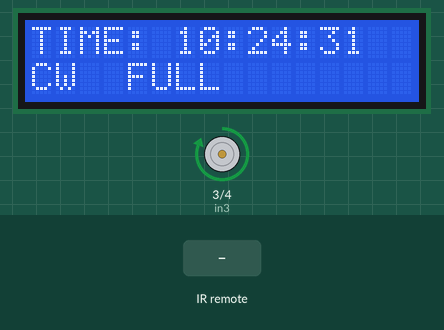
The sketch below on a simulated Arduino Mega 2560, built with avr-gcc and run on an emulated ATmega2560. Shown: 16×2 character LCD, motor-driver pin pairs drawn as motors (green arrow = first pin HIGH = forward, orange = second pin HIGH = backward, longer = more drive, scaled by the enable pin). The test bench sets the inputs (shaded band). The local clock reads 2024-03-15 10:24:30 at power-on unless the sketch sets it; what the sketch prints to the serial monitor is not drawn.

Above: at 1.2 s.
1.3 s: infrared code 0x40 received
At 3.6 s:
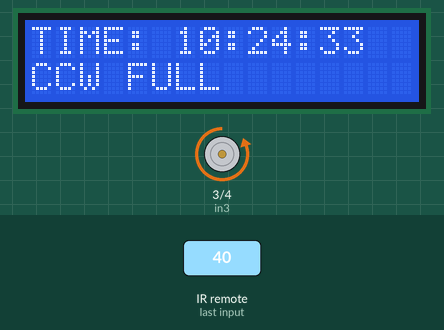
3.8 s: infrared code 0x07 received
At 4.8 s:
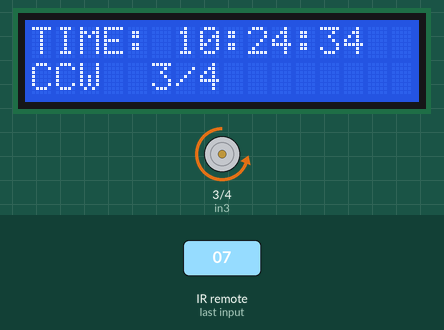
6.8 s: infrared code 0x40 received
At 8.8 s:
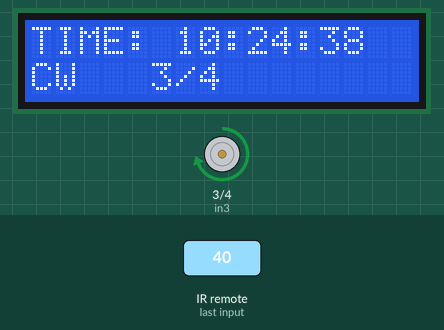
9.5 s: infrared code 0x07 received
At 10.8 s:
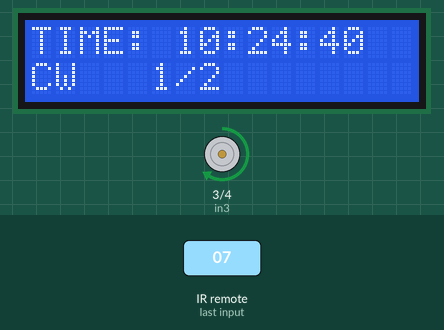
12.5 s: infrared code 0x09 received
At 13.8 s:
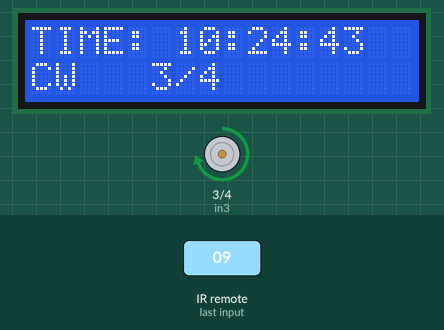
Timing chart, 0 to 15.5 s (numbered marks = the images above; inputs shaded):
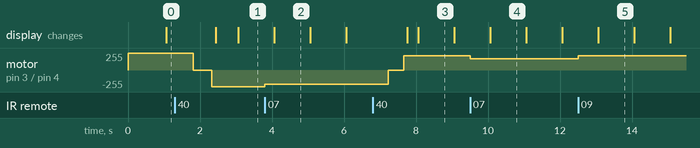

Measured:
- after the input at 1.3 s, motor on pin 3 (in3) / pin 4 (in4): forward 255/255 → stopped after 0.51 s, → backward 254/255 0.52 s later; the display: first changes after 1.1 s (image 1 shows a later state)
- after the input at 3.8 s, motor on pin 3 (in3) / pin 4 (in4): backward 254/255 → backward 212/255 at once; the display: changes after 0.27 s (image 2)
- after the input at 6.8 s, motor on pin 3 (in3) / pin 4 (in4): backward 212/255 → stopped after 0.43 s, → forward 211/255 0.43 s later; the display: first changes after 0.96 s (image 3 shows a later state)
- after the input at 9.5 s, motor on pin 3 (in3) / pin 4 (in4): forward 211/255 → forward 170/255 at once
- after the input at 12.5 s, motor on pin 3 (in3) / pin 4 (in4): forward 170/255 → forward 212/255 at once
- what the display in image 2 shows lasts 1.0 s, from 4.1 s to 5.1 s

The sketch:

final.ino
```cpp
#include <Wire.h>
#include <Time.h>
#include <DS1307RTC.h>
#include <LiquidCrystal.h>
#include <IRremote.h>

// Flag that marks when to perform a time update
volatile bool timeFlag = false;

// LCD module connections (RS, E, D4, D5, D6, D7)
LiquidCrystal lcd (7, 8, 9, 10, 11, 12);

// Connected to digital signal pin on IR diode
const int ir_recv_pin = 40;

// Motor pins
const int enB = 5;
const int in3 = 3;
const int in4 = 4;

// Global variables for fan info
// Note: Fan speeds are non-linear - Minimum speed appears to be around 128
// 128 - 255 will be the valid range
int fanSpeed = 255;
// Fan Direction Clockwise
bool fanDirCw = true;

void print2digits(int number)
{
  if (number >= 0 && number < 10)
  {
    Serial.write('0');
  }
  Serial.print(number);
}

void configTimer1()
{
  // 16 MHz clock is used
  TCCR1A = 0x00;
  TCCR1B = 0x00;
  TCNT1  = 0x00;

  // Set clock prescaler to clk/1024
  TCCR1B |= (1 << CS12) | (1 << CS10);
  // Set CTC mode
  TCCR1B |= (1 << WGM12);
  // Set counter to 1Hz tick (16MHz / 1024 = 15625)
  OCR1A = 15625;
  // Enable timer compare interrupt
  TIMSK1 |= (1 << OCIE1A);
}

void fanIncreaseSpeed()
{
    switch (fanSpeed)
    {
        // 0% up to 25%
        case 0:
            fanSpeed = 128;
            analogWrite(enB, fanSpeed);
            break;
        // 25% up to 50%
        case 128:
            fanSpeed = 170;
            analogWrite(enB, fanSpeed);
            break;
        // 50% up to 75%
        case 170:
            fanSpeed = 212;
            analogWrite(enB, fanSpeed);
            break;
        // 75% up to 100%
        case 212:
            fanSpeed = 255;
            analogWrite(enB, fanSpeed);
            break;
        // Max speed
        case 255:
            fanSpeed = 255;
            break;
        // Catch all, reset to 50%
        default:
            fanSpeed = 170;
            break;
    }
}

void fanDecreaseSpeed()
{
    switch (fanSpeed)
    {
        // Off
        case 0:
            fanSpeed = 0;
            break;
        // 25% down to 0%
        case 128:
            fanSpeed = 0;
            analogWrite(enB, fanSpeed);
            break;
        // 50% down to 25%
        case 170:
            fanSpeed = 128;
            analogWrite(enB, fanSpeed);
            break;
        // 75% down to 50%
        case 212:
            fanSpeed = 170;
            analogWrite(enB, fanSpeed);
            break;
        // 100% down to 75%
        case 255:
            fanSpeed = 212;
            analogWrite(enB, fanSpeed);
            break;
        // Catch all, reset to 50%
        default:
            fanSpeed = 170;
            break;
    }
}

void fanChangeDirection()
{
    int i;

    // Change clockwise to counter clockwise
    if (fanDirCw)
    {
        // Need to stop the motor first to be safe
        for (i = fanSpeed; i > 0; i--)
        {
            analogWrite(enB, i);
            delay(2);
        }

        // Switch motor directions
        analogWrite(enB, 0);
        digitalWrite(in3, LOW);
        digitalWrite(in4, HIGH);
        delay(5);

        // Now spool motor back up
        for (i = 0; i < fanSpeed; i++)
        {
            analogWrite(enB, i);
            delay(2);
        }

        fanDirCw = false;
    }
    else
    {
        // Need to stop the motor first to be safe
        for (i = fanSpeed; i > 0; i--)
        {
            analogWrite(enB, i);
            delay(2);
        }

        // Switch motor directions
        analogWrite(enB, 0);
        digitalWrite(in3, HIGH);
        digitalWrite(in4, LOW);
        delay(5);

        // Now spool motor back up
        for (i = 0; i < fanSpeed; i++)
        {
            analogWrite(enB, i);
            delay(2);
        }

        fanDirCw = true;
    }
}

void setup()
{
  // Set all the motor control pins to outputs
  pinMode(enB, OUTPUT);
  pinMode(in3, OUTPUT);
  pinMode(in4, OUTPUT);
  // Set motor to clockwise, max speed by default
  digitalWrite(in3, HIGH);
  digitalWrite(in4, LOW);
  analogWrite(enB, fanSpeed);
  // Enable IR receiver
  IrReceiver.begin(ir_recv_pin, ENABLE_LED_FEEDBACK);
  cli();
  Serial.begin(115200);
  lcd.begin(16, 2);
  configTimer1();
  Serial.println("DS1307 RTC Module Test");
  Serial.println("----------------------");
  sei();
}

void loop()
{
  if (IrReceiver.decode())
  {
      switch(IrReceiver.decodedIRData.command)
      {
          // Can be used to lower fan speed
          case 0x07:
              fanDecreaseSpeed();
              Serial.print("Fan speed DOWN = ");
              Serial.println(fanSpeed);
              break;

          // Can be used to raise fan speed
          case 0x09:
              fanIncreaseSpeed();
              Serial.print("Fan speed UP = ");
              Serial.println(fanSpeed);
              break;

          // Can be used to switch fan direction
          case 0x40:
              Serial.println("Changing fan direction");
              fanChangeDirection();
              Serial.println("Fan direction changed");
              break;
          // Catch all - do nothing
          default:
            Serial.println(IrReceiver.decodedIRData.command);
            break;
      }
      Serial.println();

      // Perform a short delay to "debounce" the input
      delay(100);

      IrReceiver.resume();
  }
  tmElements_t tm;
  bool status;
  if (timeFlag)
  {
    // Perform a time read from the DS1307
    // Check if the RTC read was successful
    // If not, manually increment the time until the next read
    // Also check that the DS1307 has been properly initialized and is running
    status = RTC.read(tm);
    if(!status)
    {
      if (RTC.chipPresent())
      {
        Serial.println("The DS1307 is stopped.  Please run the SetTime");
        Serial.println("example to initialize the time and begin running.");
        Serial.println();
      }
      else
      {
        if (tm.Second < 59)
        {
          tm.Second += 1;
        }
        else
        {
          tm.Second = 0;
          if (tm.Minute < 59)
          {
            tm.Minute += 1;
          }
          else
          {
            tm.Minute = 0;

            if (tm.Hour < 23)
            {
              tm.Hour += 1;
            }
            else
            {
              tm.Hour = 0;
            }
          }
        }
      }
    }
    // Reset the time update flag
    lcd.setCursor(0,0);
    lcd.print("TIME: ");
    if(tm.Hour < 10)
      lcd.print('0');
    lcd.print(tm.Hour);
    lcd.print(":");
    if(tm.Minute < 10)
      lcd.print('0');
    lcd.print(tm.Minute);
    lcd.print(":");
    if(tm.Second < 10)
      lcd.print('0');
    lcd.print(tm.Second);

    lcd.setCursor(0,1);
    if(fanDirCw == true)
    {
      lcd.print("CW ");
    }
    else
    {
      lcd.print("CCW");
    }
    lcd.print(" ");
    switch (fanSpeed)
    {
        case 0:
            lcd.print("   0");
            break;
        case 128:
            lcd.print(" 1/4");
            break;
        case 170:
            lcd.print(" 1/2");
            break;
        case 212:
            lcd.print(" 3/4");
            break;
        case 255:
            lcd.print("FULL");
            break;
        default:
            lcd.print(" ERR");
            break;
    }
    timeFlag = false;
  }
}
// Timer 1 ISR
// 1Hz tick used to signal a time update
ISR(TIMER1_COMPA_vect)
{
    timeFlag = true;
}

// FOR REFERENCE
//
//    BUTTON    | RAW DATA  | decodedIrData.command
//--------------|-----------|-------------------------
//    Power     | BA45FF00  |           0x45
//    Vol+      | B946FF00  |           0x46
//    Vol-      | EA15FF00  |           0x15
//  Fast Back   | BB44FF00  |           0x44
//  Play/Pause  | BF40FF00  |           0x40
//  Fast Forw.  | BC43FF00  |           0x43
//    Down      | F807FF00  |           0x07
//     Up       | F609FF00  |           0x09
//    Func      | B847FF00  |           0x47
//     EQ       | E619FF00  |           0x19
//  St/Rept     | F20DFF00  |           0x0D
//      0       | E916FF00  |           0x16
//      1       | F30CFF00  |           0x0C
//      2       | E718FF00  |           0x18
//      3       | A15EFF00  |           0x5E
//      4       | F708FF00  |           0x08
//      5       | E31CFF00  |           0x1C
//      6       | A55AFF00  |           0x5A
//      7       | BD42FF00  |           0x42
//      8       | AD52FF00  |           0x52
//      9       | B54AFF00  |           0x4A
```
